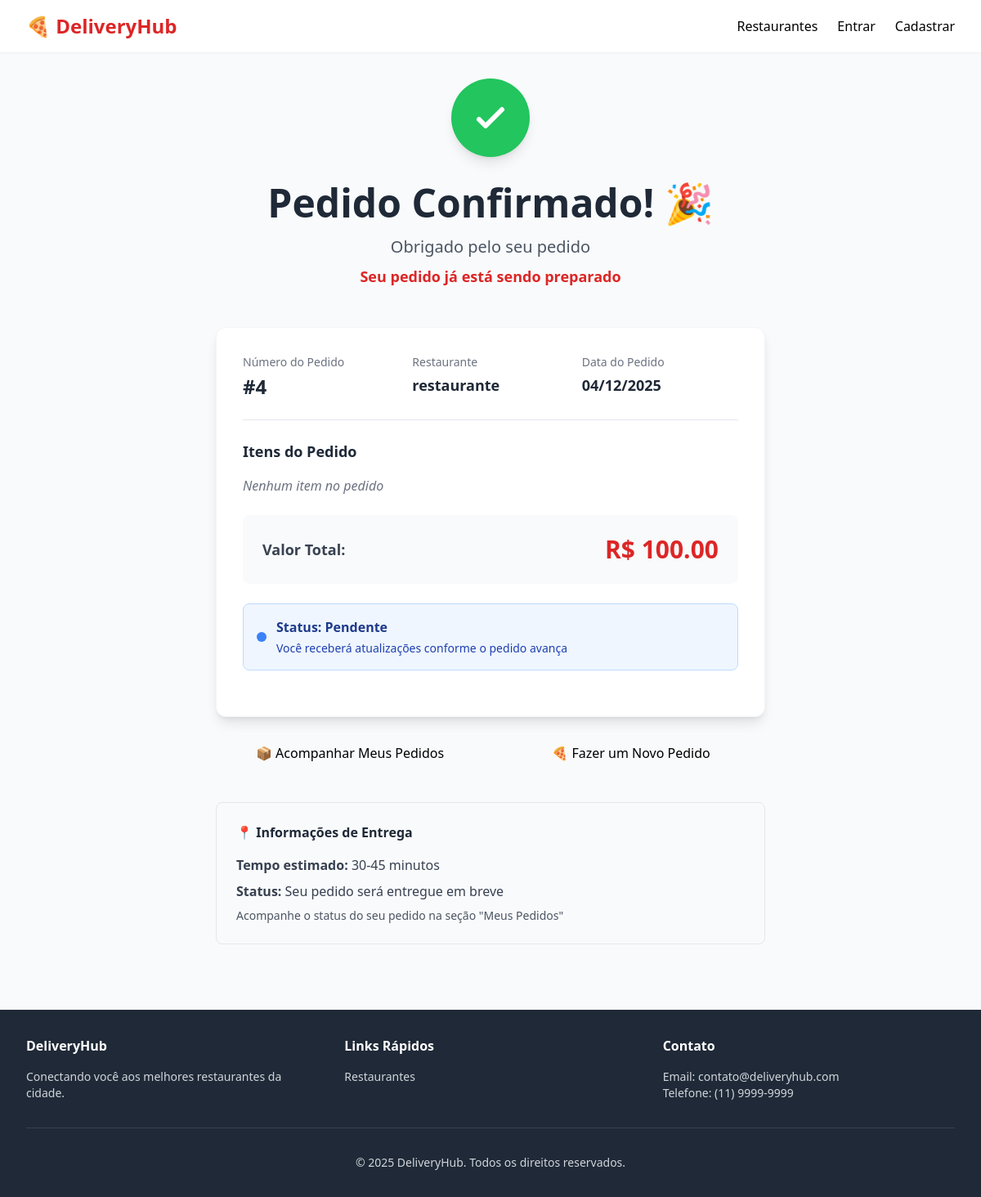
/pedido-confirmado/4/, run on the app's committed database.
### core/models.py (models this page shows, shortened)
class Pedido(models.Model):
    STATUS_CHOICES = [
        ('Pendente', 'Pendente'),
        ('Em preparação', 'Em preparação'),
        ('A caminho', 'A caminho'),
        ('Entregue', 'Entregue'),
        ('Cancelado', 'Cancelado'),
    ]
    cliente = models.ForeignKey(Cliente, on_delete=models.SET_NULL, null=True, related_name='pedidos')
    restaurante = models.ForeignKey(Restaurante, on_delete=models.CASCADE, related_name='pedidos')
    status = models.CharField(max_length=20, choices=STATUS_CHOICES, default='Pendente')
    data_pedido = models.DateTimeField(auto_now_add=True)
    valor_total = models.DecimalField(max_digits=10, decimal_places=2, default=0.00)

class Restaurante(models.Model):
    dono = models.ForeignKey(User, on_delete=models.CASCADE, related_name='restaurantes')
    nome = models.CharField(max_length=100)
    endereco = models.TextField()
    horario_funcionamento = models.CharField(max_length=100, help_text="Ex: 08:00-22:00")
    tipo_cozinha = models.CharField(max_length=50)

### core/views.py (the view)
# urls.py: path('pedido-confirmado/<int:pedido_id>/', views.pedido_confirmado, name='pedido_confirmado'),
def pedido_confirmado(request, pedido_id):
    pedido = get_object_or_404(Pedido, id=pedido_id)
    contexto = {
        'pedido': pedido}
    return render(request, 'core/pedido_confirmado.html', contexto)

### core/templates/core/pedido_confirmado.html (shortened to what this page needs)
{% extends 'core/base.html' %}
{% block content %}
    <div class="flex flex-col items-center justify-center min-h-96">
        <div class="mb-8">
            <div class="relative w-24 h-24 flex items-center justify-center">
                <div class="relative z-10 bg-green-500 rounded-full w-24 h-24 flex items-center justify-center shadow-lg">
                    <svg class="w-12 h-12 text-white" fill="none" stroke="currentColor" viewBox="0 0 24 24">
                        <path stroke-linecap="round" stroke-linejoin="round" stroke-width="3" d="M5 13l4 4L19 7"></path>
                    </svg>
                </div>
            </div>
        </div>
        <div class="text-center mb-12">
            <h1 class="text-4xl md:text-5xl font-bold text-gray-800 mb-4">Pedido Confirmado! 🎉</h1>
            <p class="text-xl text-gray-600 mb-2">Obrigado pelo seu pedido</p>
            <p class="text-lg text-red-600 font-semibold">Seu pedido já está sendo preparado</p>
        </div>
        <div class="w-full max-w-2xl bg-white rounded-xl shadow-lg border border-gray-100 p-8 mb-8">
            <div class="border-b border-gray-200 pb-6 mb-6">
                <div class="grid grid-cols-1 md:grid-cols-3 gap-4">
                    <div>
                        <p class="text-sm text-gray-500 font-medium mb-1">Número do Pedido</p>
                        <p class="text-2xl font-bold text-gray-800">#{{ pedido.id }}</p>
                    </div>
                    <div>
                        <p class="text-sm text-gray-500 font-medium mb-1">Restaurante</p>
                        <p class="text-lg font-semibold text-gray-800">{{ pedido.restaurante.nome }}</p>
                    </div>
                    <div>
                        <p class="text-sm text-gray-500 font-medium mb-1">Data do Pedido</p>
                        <p class="text-lg font-semibold text-gray-800">{{ pedido.data_pedido|date:"d/m/Y" }}</p>
                    </div>
                </div>
            </div>
            <div class="mb-6">
                <h2 class="text-lg font-bold text-gray-800 mb-4">Itens do Pedido</h2>
                <div class="space-y-3">
                    {% for item in pedido.pedidoitem_set.all %}
                        <div class="flex justify-between items-center pb-3 border-b border-gray-100 last:border-b-0">
                            <div class="flex-1">
                                <p class="font-medium text-gray-800">{{ item.produto.nome }}</p>
                                <p class="text-sm text-gray-500">Quantidade: {{ item.quantidade }}</p>
                            </div>
                            <p class="font-semibold text-gray-800">R$ {{ item.preco_unitario|floatformat:2 }}</p>
                        </div>
                    {% empty %}
                        <p class="text-gray-500 italic">Nenhum item no pedido</p>
                    {% endfor %}
                </div>
            </div>
            <div class="bg-gray-50 rounded-lg p-6 mb-6">
                <div class="flex justify-between items-center">
                    <span class="text-lg font-semibold text-gray-700">Valor Total:</span>
                    <span class="text-3xl font-bold text-red-600">R$ {{ pedido.valor_total|floatformat:2 }}</span>
                </div>
            </div>
            <div class="bg-blue-50 border border-blue-200 rounded-lg p-4 mb-6">
                <div class="flex items-center gap-3">
                    <div class="w-3 h-3 bg-blue-500 rounded-full"></div>
                    <div>
                        <p class="font-semibold text-blue-900">Status: {{ pedido.status }}</p>
                        <p class="text-sm text-blue-800 mt-1">Você receberá atualizações conforme o pedido avança</p>
                    </div>
                </div>
            </div>
        </div>
        <div class="w-full max-w-2xl flex flex-col md:flex-row gap-4">
            <a href="{% url 'core:meus_pedidos' %}" class="flex-1 text-center btn-primary">
                📦 Acompanhar Meus Pedidos
            </a>
            <a href="{% url 'core:lista_restaurantes' %}" class="flex-1 text-center btn-secondary">
                🍕 Fazer um Novo Pedido
            </a>
        </div>
        <div class="w-full max-w-2xl mt-12 bg-gray-50 rounded-lg p-6 border border-gray-200">
            <h3 class="font-bold text-gray-800 mb-4">📍 Informações de Entrega</h3>
            <div class="space-y-2 text-gray-700">
                <p><strong>Tempo estimado:</strong> 30-45 minutos</p>
                <p><strong>Status:</strong> Seu pedido será entregue em breve</p>
                <p class="text-sm text-gray-600 mt-4">Acompanhe o status do seu pedido na seção "Meus Pedidos"</p>
            </div>
        </div>
    </div>
{% endblock %}

### core/templates/core/base.html (style rules this page uses)
:root { --primary: #EA1D2C; --primary-dark: #c91620; --primary-light: #f43f5e; }
body { @apply bg-gray-50; }
.btn-primary { @apply bg-red-600 hover:bg-red-700 text-white font-semibold py-2 px-4 rounded-lg transition-colors duration-200; }
.btn-secondary { @apply bg-gray-200 hover:bg-gray-300 text-gray-800 font-semibold py-2 px-4 rounded-lg transition-colors duration-200; }

### data on the page
Pedido: id "4", restaurante.nome "restaurante", data_pedido "04/12/2025", valor_total "100.00", status "Pendente"
